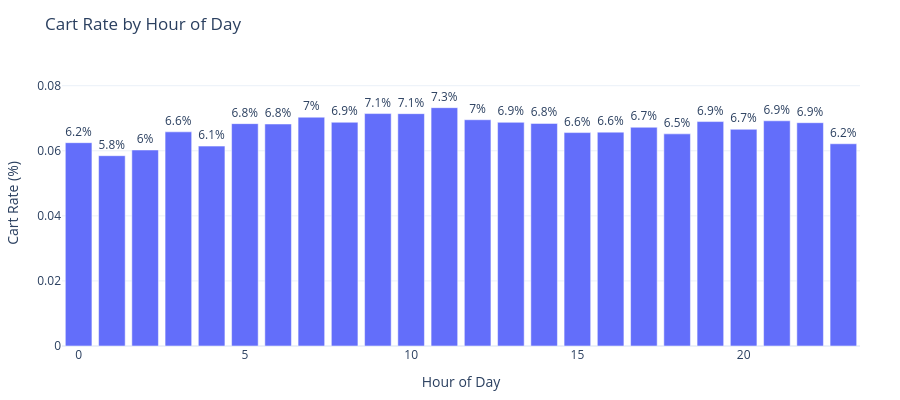

The code cell stored with this chart in its notebook:
### Markdown cell above
### Temporal Check

To validate whether conversion behavior is influenced by time, cart rates were analyzed across hours of the day.

### Code cell
# ensure datetime
df['event_time'] = pd.to_datetime(df['event_time'])

df['hour'] = df['event_time'].dt.hour

hourly = (
    df.groupby(['hour', 'event_type'])
      .size()
      .unstack(fill_value=0)
)

hourly['cart_rate'] = hourly['cart'] / hourly['view']
hourly['purchase_rate'] = hourly['purchase'] / hourly['cart']

hourly[['cart_rate', 'purchase_rate']]


# extract hour
df['hour'] = df['event_time'].dt.hour

# aggregate
hourly = (
    df.groupby(['hour', 'event_type'])
      .size()
      .unstack(fill_value=0)
)

hourly['cart_rate'] = hourly['cart'] / hourly['view']

# prepare for plotting
plot_df = hourly.reset_index()

# plot
fig = px.bar(
    plot_df,
    x='hour',
    y='cart_rate',
    title='Cart Rate by Hour of Day',
    text=(plot_df['cart_rate'] * 100).round(1)
)

fig.update_traces(
    texttemplate='%{text}%',
    textposition='outside'
)

fig.update_layout(
    width=900,
    height=400,
    template='plotly_white',
    xaxis_title='Hour of Day',
    yaxis_title='Cart Rate (%)',
    margin=dict(l=40, r=40, t=60, b=40)
)

fig.update_yaxes(range=[0, plot_df['cart_rate'].max() * 1.2])

fig.show()

### Figure 1 — Plotly figure (JSON) as saved in the notebook; plotly's stock layout.template omitted (floating-point values rounded to 4 significant figures)
{"data": [{"alignmentgroup": "True", "hovertemplate": "hour=%{x}<br>cart_rate=%{y}<br>text=%{text}<extra></extra>", "legendgroup": "", "marker": {"color": "#636efa", "pattern": {"shape": ""}}, "name": "", "offsetgroup": "", "orientation": "v", "showlegend": false, "text": [6.2, 5.8, 6, 6.6, 6.1, 6.8, 6.8, 7, 6.9, 7.1, 7.1, 7.3, 7, 6.9, 6.8, 6.6, 6.6, 6.7, 6.5, 6.9, 6.7, 6.9, 6.9, 6.2], "textposition": "outside", "texttemplate": "%{text}%", "type": "bar", "x": [0, 1, 2, 3, 4, 5, 6, 7, 8, 9, 10, 11, 12, 13, 14, 15, 16, 17, 18, 19, 20, 21, 22, 23], "xaxis": "x", "y": [0.06249, 0.05849, 0.06024, 0.06582, 0.06143, 0.06834, 0.06822, 0.07032, 0.06876, 0.07143, 0.0714, 0.07325, 0.06954, 0.06874, 0.0684, 0.06559, 0.06573, 0.06722, 0.0652, 0.06897, 0.0666, 0.06921, 0.06863, 0.06215], "yaxis": "y"}], "layout": {"barmode": "relative", "height": 400, "legend": {"tracegroupgap": 0}, "margin": {"b": 40, "l": 40, "r": 40, "t": 60}, "title": {"text": "Cart Rate by Hour of Day"}, "width": 900, "xaxis": {"anchor": "y", "domain": [0, 1], "title": {"text": "Hour of Day"}}, "yaxis": {"anchor": "x", "domain": [0, 1], "range": [0, 0.0879], "title": {"text": "Cart Rate (%)"}}}}
